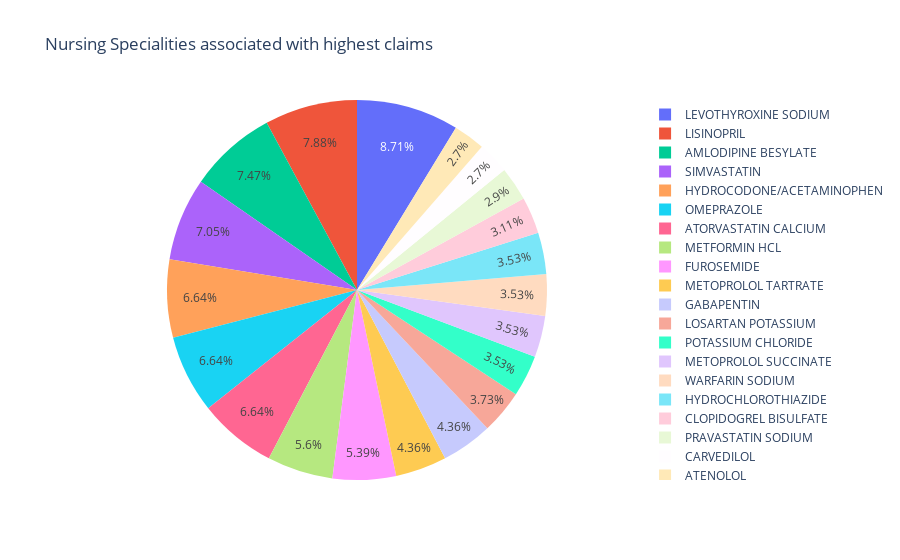

The code cell stored with this chart in its notebook:
### Code cell
Diff_Claim_2014_head = Diff_Claims_2014.head(20)

import plotly.express as px
fig = px.pie(Diff_Claim_2014_head, values='total_claim_count_millions', names='drug_name',
title='Nursing Specialities associated with highest claims')
fig.show()

### Figure 1 — Plotly figure (JSON) as saved in the notebook; plotly's stock layout.template omitted (floating-point values rounded to 4 significant figures)
{"data": [{"domain": {"x": [0, 1], "y": [0, 1]}, "hovertemplate": "drug_name=%{label}<br>total_claim_count_millions=%{value}<extra></extra>", "labels": ["LEVOTHYROXINE SODIUM", "LISINOPRIL", "AMLODIPINE BESYLATE", "SIMVASTATIN", "HYDROCODONE/ACETAMINOPHEN", "OMEPRAZOLE", "ATORVASTATIN CALCIUM", "METFORMIN HCL", "FUROSEMIDE", "METOPROLOL TARTRATE", "GABAPENTIN", "LOSARTAN POTASSIUM", "POTASSIUM CHLORIDE", "METOPROLOL SUCCINATE", "WARFARIN SODIUM", "HYDROCHLOROTHIAZIDE", "CLOPIDOGREL BISULFATE", "PRAVASTATIN SODIUM", "CARVEDILOL", "ATENOLOL"], "legendgroup": "", "name": "", "showlegend": true, "type": "pie", "values": [42, 38, 36, 34, 32, 32, 32, 27, 26, 21, 21, 18, 17, 17, 17, 17, 15, 14, 13, 13]}], "layout": {"legend": {"tracegroupgap": 0}, "title": {"text": "Nursing Specialities associated with highest claims"}}}
